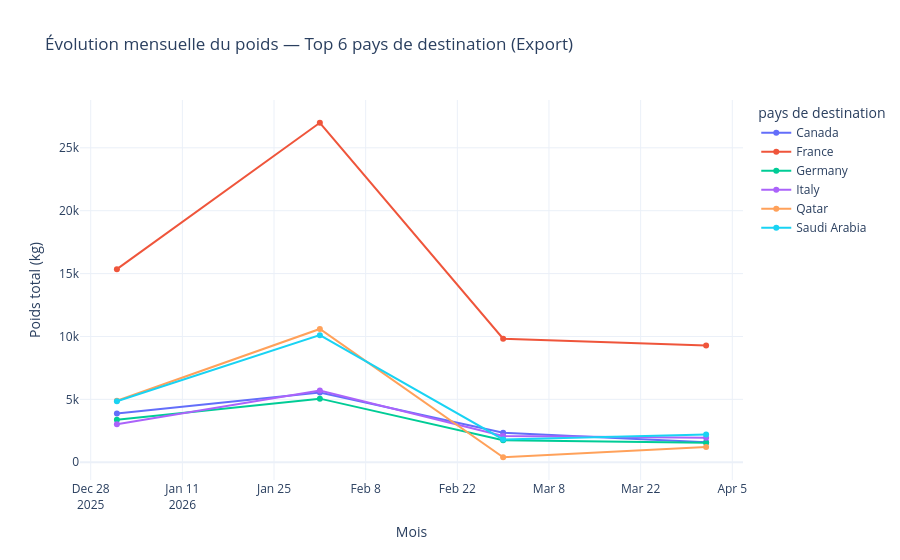

The code cell stored with this chart in its notebook:
### Code cell
# 1.10 Évolution temporelle des 6 principaux groupes (pays de destination)
date_col = find_col(raw, "date")
poids_col = find_col(raw, "poids")
grp_col = GROUP_COL if GROUP_COL in raw.columns else find_col(raw, *GROUP_KEYWORDS)
top6 = raw[grp_col].value_counts().head(6).index
sub = raw[raw[grp_col].isin(top6)][[date_col, grp_col, poids_col]].dropna().copy()
sub["mois"] = pd.to_datetime(sub[date_col]).dt.to_period("M").dt.to_timestamp()
pivot = sub.groupby(["mois", grp_col])[poids_col].sum().reset_index()

fig = px.line(pivot, x="mois", y=poids_col, color=grp_col, markers=True,
              title=f"Évolution mensuelle du poids — Top 6 {GROUP_LABEL} ({DATASET_NAME})",
              labels={poids_col: "Poids total (kg)", "mois": "Mois", grp_col: GROUP_LABEL})
fig.update_layout(template="plotly_white")
fig.show()

### Figure 1 — Plotly figure (JSON) as saved in the notebook; plotly's stock layout.template omitted (floating-point values rounded to 4 significant figures)
{"data": [{"hovertemplate": "pays de destination=Canada<br>Mois=%{x}<br>Poids total (kg)=%{y}<extra></extra>", "legendgroup": "Canada", "line": {"color": "#636efa", "dash": "solid"}, "marker": {"symbol": "circle"}, "mode": "lines+markers", "name": "Canada", "orientation": "v", "showlegend": true, "type": "scatter", "x": ["2026-01-01T00:00:00", "2026-02-01T00:00:00", "2026-03-01T00:00:00", "2026-04-01T00:00:00"], "xaxis": "x", "y": [3883.0, 5544.0, 2343.0, 1596.0], "yaxis": "y"}, {"hovertemplate": "pays de destination=France<br>Mois=%{x}<br>Poids total (kg)=%{y}<extra></extra>", "legendgroup": "France", "line": {"color": "#EF553B", "dash": "solid"}, "marker": {"symbol": "circle"}, "mode": "lines+markers", "name": "France", "orientation": "v", "showlegend": true, "type": "scatter", "x": ["2026-01-01T00:00:00", "2026-02-01T00:00:00", "2026-03-01T00:00:00", "2026-04-01T00:00:00"], "xaxis": "x", "y": [15350.0, 26990.0, 9819.0, 9291.0], "yaxis": "y"}, {"hovertemplate": "pays de destination=Germany<br>Mois=%{x}<br>Poids total (kg)=%{y}<extra></extra>", "legendgroup": "Germany", "line": {"color": "#00cc96", "dash": "solid"}, "marker": {"symbol": "circle"}, "mode": "lines+markers", "name": "Germany", "orientation": "v", "showlegend": true, "type": "scatter", "x": ["2026-01-01T00:00:00", "2026-02-01T00:00:00", "2026-03-01T00:00:00", "2026-04-01T00:00:00"], "xaxis": "x", "y": [3384.0, 5058.0, 1752.0, 1541.0], "yaxis": "y"}, {"hovertemplate": "pays de destination=Italy<br>Mois=%{x}<br>Poids total (kg)=%{y}<extra></extra>", "legendgroup": "Italy", "line": {"color": "#ab63fa", "dash": "solid"}, "marker": {"symbol": "circle"}, "mode": "lines+markers", "name": "Italy", "orientation": "v", "showlegend": true, "type": "scatter", "x": ["2026-01-01T00:00:00", "2026-02-01T00:00:00", "2026-03-01T00:00:00", "2026-04-01T00:00:00"], "xaxis": "x", "y": [3026.0, 5696.0, 2081.0, 1946.0], "yaxis": "y"}, {"hovertemplate": "pays de destination=Qatar<br>Mois=%{x}<br>Poids total (kg)=%{y}<extra></extra>", "legendgroup": "Qatar", "line": {"color": "#FFA15A", "dash": "solid"}, "marker": {"symbol": "circle"}, "mode": "lines+markers", "name": "Qatar", "orientation": "v", "showlegend": true, "type": "scatter", "x": ["2026-01-01T00:00:00", "2026-02-01T00:00:00", "2026-03-01T00:00:00", "2026-04-01T00:00:00"], "xaxis": "x", "y": [4889.0, 10600.0, 397.8, 1214.0], "yaxis": "y"}, {"hovertemplate": "pays de destination=Saudi Arabia<br>Mois=%{x}<br>Poids total (kg)=%{y}<extra></extra>", "legendgroup": "Saudi Arabia", "line": {"color": "#19d3f3", "dash": "solid"}, "marker": {"symbol": "circle"}, "mode": "lines+markers", "name": "Saudi Arabia", "orientation": "v", "showlegend": true, "type": "scatter", "x": ["2026-01-01T00:00:00", "2026-02-01T00:00:00", "2026-03-01T00:00:00", "2026-04-01T00:00:00"], "xaxis": "x", "y": [4855.0, 10100.0, 1817.0, 2204.0], "yaxis": "y"}], "layout": {"legend": {"title": {"text": "pays de destination"}, "tracegroupgap": 0}, "title": {"text": "Évolution mensuelle du poids — Top 6 pays de destination (Export)"}, "xaxis": {"anchor": "y", "domain": [0, 1], "title": {"text": "Mois"}}, "yaxis": {"anchor": "x", "domain": [0, 1], "title": {"text": "Poids total (kg)"}}}}
